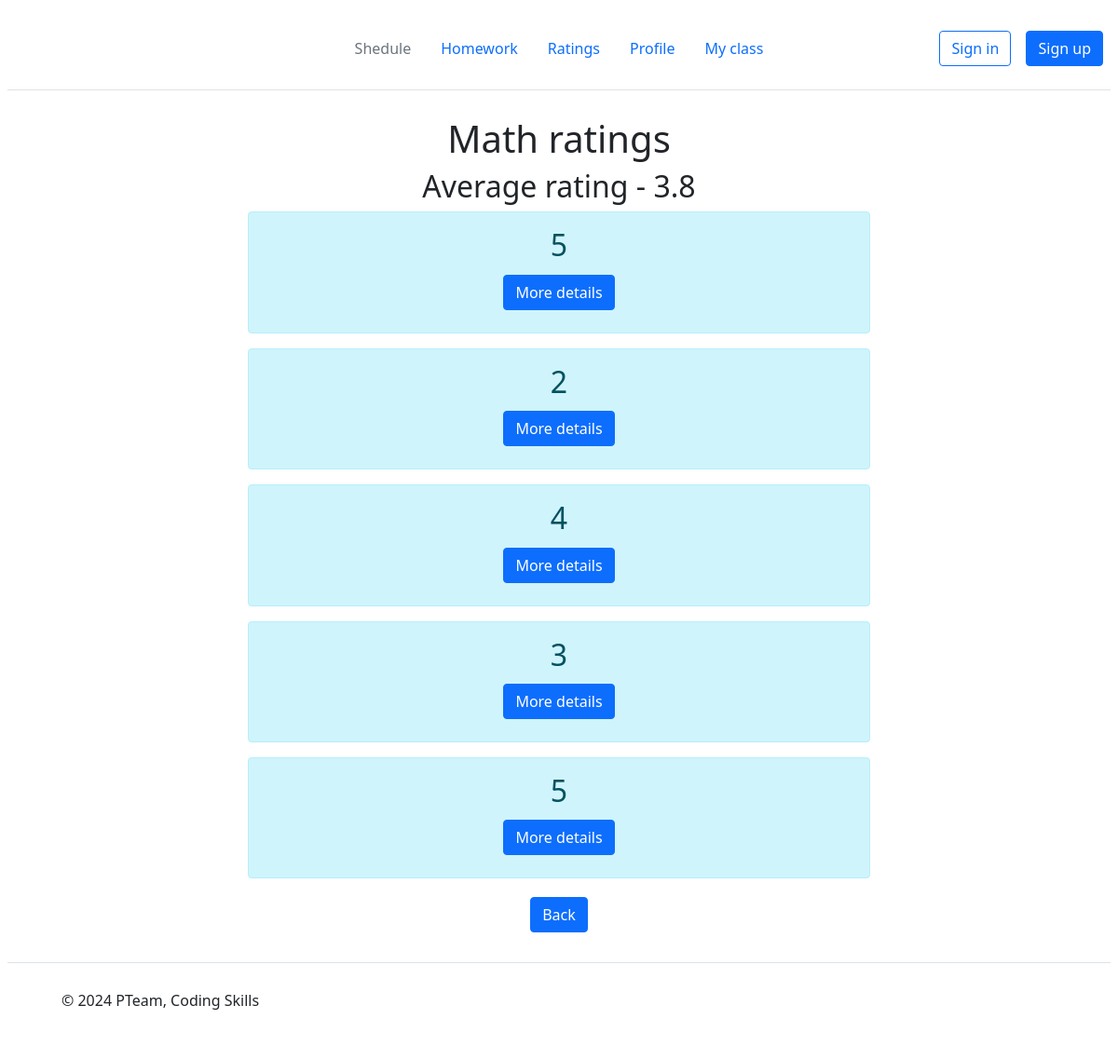
Page /ratings/1/1 on the committed database.
### models.py (models this page shows)
class Subjects(db.Model):
    subject_id = db.Column(db.Integer, primary_key=True)
    subject_name = db.Column(db.String(30), nullable=False)

class Rating(db.Model):
    id = db.Column(db.Integer, primary_key=True)
    user_id = db.Column(db.Integer, index=True)
    subject_id = db.Column(db.Integer)
    lesson_id = db.Column(db.Integer)
    rate = db.Column(db.Integer)
    date = db.Column(db.String(20), nullable=False)
    comment = db.Column(db.String(50), nullable=False)

### main.py (the view)
@login_required
@app.route('/ratings/<int:subject_id>/<int:user_id>')  # оценки
def ratings_of_subject(subject_id, user_id):
    user = Users.query.filter_by(user_id=user_id).first()
    if not user:
        return render_template('notification.html', message=MESSAGE_LIST[5633], message_id=5633, url=f'/',
                               text='To main')
    if user.is_teacher:
        return render_template('notification.html', message=MESSAGE_LIST[2776], message_id=2776,
                               url=f'/ratings/{user_id}',
                               text='To ratings')
    elif user.is_student:
        subject = Subjects.query.filter_by(subject_id=subject_id).first()
        if subject:
            subject_name = subject.subject_name
        else:
            subject_name = "Error"
        rating = Rating.query.filter_by(subject_id=subject_id, user_id=user_id)
        if len(list(rating)) == 0:
            return render_template('each_rating.html', user_id=user_id, no_rating=True, subject_name=subject_name)
        sredn = round(sum([subj.rate for subj in rating]) / len(list(rating)), 2)
        return render_template('each_rating.html', user_id=user_id, rating=rating, subject_name=subject_name,
                               sredn=sredn)

### templates/each_rating.html
{%extends "base.html"%}
{%block body%}
<div class="prof-container">
    <div class="container">
        <h1>{{subject_name}} ratings</h1>
        {% if no_rating %}
        <h3 class="red-text">You have no grades for this subject</h3>
        {% else %}
        <h2>Average rating - {{sredn}}</h2>
        {% for rate in rating %}
        <div class="alert alert-info">
            <h2>{{rate.rate}}</h2>
            <div>
                <a href="/ratings/each/{{rate.id}}/{{user_id}}" class="btn btn-primary">More details</a>
            </div>
        </div>
        {% endfor %}
        {% endif %}
        <a href="/ratings/{{user_id}}" class="btn btn-primary">Back</a>
    </div>
</div>
{%endblock%}

### static/style.css (style rules this page uses)
* { margin: 4px; }
.container { text-align: center; }
.prof-container { display: flex; width: 700px; margin: auto; justify-content: space-between; }

### rows in the picture
Subjects: subject_name "Math"
Rating: rate "5"
Rating: rate "2"
Rating: rate "4"
Rating: rate "3"
Rating: rate "5"

### other values in the picture
{{ sredn }} "3.8"
